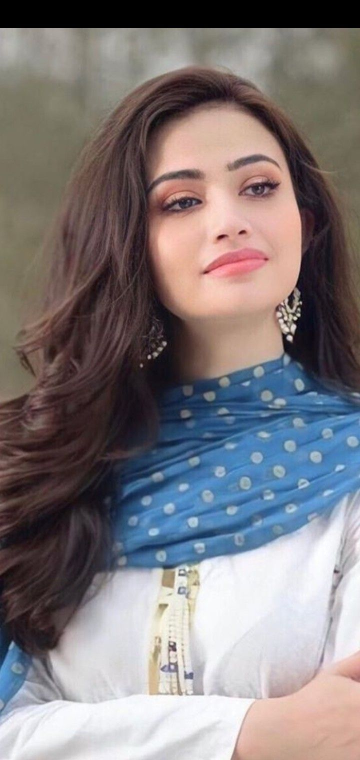
#> input picture Images/Sana Javaid.jpg, 720 x 1520 px, found by its file name (shown at 1/2 size)
$ jupyter execute '37_Analyze an Image using Histogram.ipynb'
#> lines starting #> are read from the running program, lines starting #| are printed output that depends on the picture
**37_Analyze an Image using Histogram**

**Image Histogram**
- It is a plot with pixel values (ranging from 0 to 255, not always) in X-axis and corresponding number of pixels in the image on Y-axis.

[cell 1]
import cv2
import matplotlib.pyplot as plt
import numpy as np

[cell 2]
blank_w = np.ones((500,500,3),np.uint8)*255
blank_b = np.zeros((500,500,3),np.uint8)*255

[cell 3]
# hist_w = cv2.calcHist([blank_w],[0],None,[256],[0,256])
# plt.plot(hist_w)
# plt.show()
hist_b = cv2.calcHist([blank_b],[0],None,[256],[0,256])
plt.plot(hist_b)
plt.show()
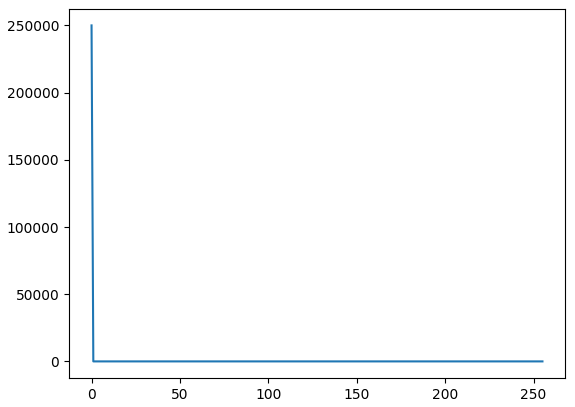
#> figure drawn by matplotlib, 1 panel; curve peaks at x = 0, y = 250000


# cv2.imshow("Blank White", blank_w)
cv2.imshow("Blank Black", blank_b)
cv2.waitKey(0)
cv2.destroyAllWindows()

[cell 4]
plt.figure(figsize=(10,10))

img = cv2.imread(r"C:\Users\hp\Documents\jupyter\OpenCV by WsCube Tech\Images\Sana Javaid.jpg")
#> img is the input picture: shape (1520, 720, 3); mean B, G, R 123.9, 121.5, 127.9
img = cv2.resize(img, (500,500))
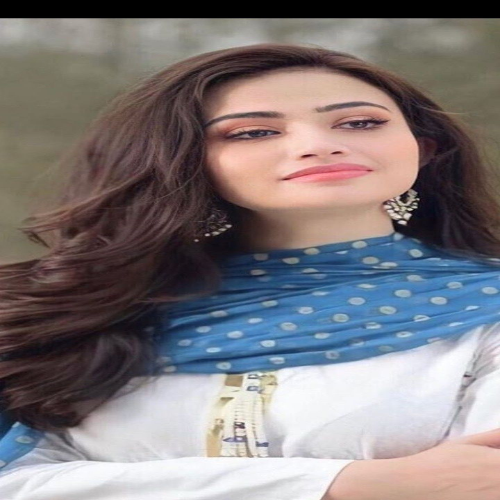
#> img: shape (500, 500, 3); mean B, G, R 123.9, 121.4, 127.9

hist = cv2.calcHist([img],[0],None,[256],[0,256])
#> hist = 256 values, max 8459 at index 0, min 0 at index 6, mean 976.6

new = cv2.cvtColor(img, cv2.COLOR_BGR2GRAY)
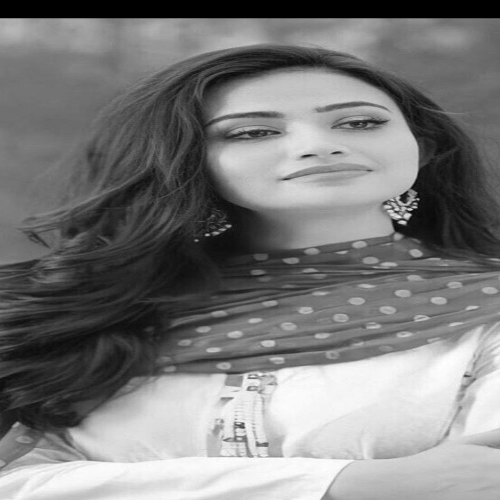
#> new: shape (500, 500); min 0, max 255, mean 123.6
hist1 = cv2.calcHist([new],[0],None,[256],[0,256])
#> hist1 = 256 values, max 8729 at index 0, min 0 at index 5, mean 976.6

plt.subplot(2,1,1)
plt.plot(hist)

plt.subplot(2,1,2)
plt.plot(hist1)

plt.show()
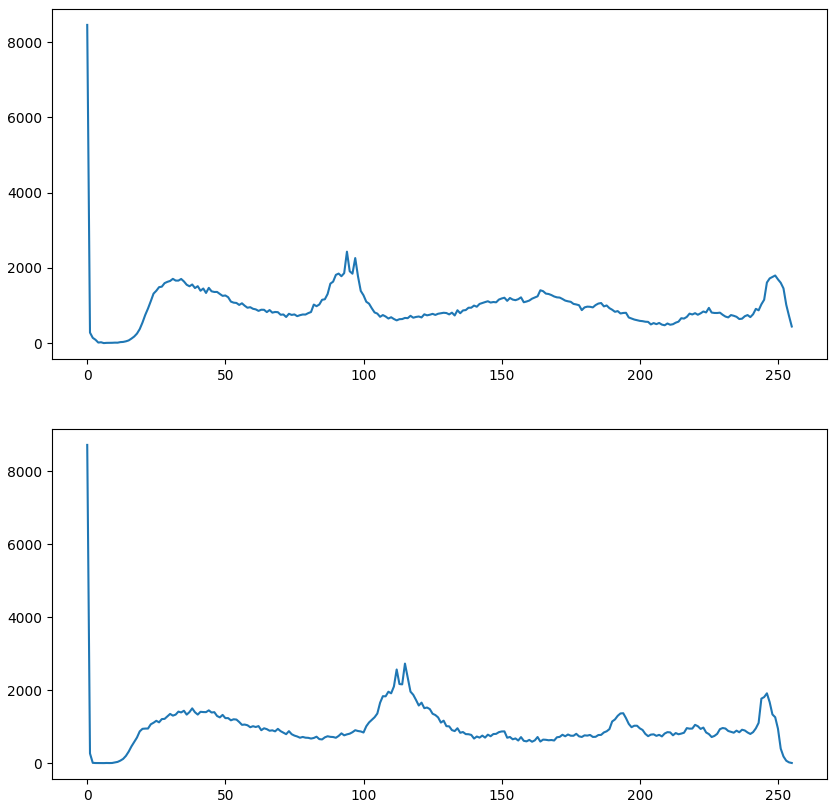
#> figure drawn by matplotlib, 2 panels; panel 1: curve peaks at x = 0, y = 8459; panel 2: curve peaks at x = 0, y = 8729

cv2.imshow("Image", img)
cv2.imshow("New", new)
cv2.waitKey(0)
cv2.destroyAllWindows()

[cell 5]
img = cv2.imread(r"C:\Users\hp\Documents\jupyter\OpenCV by WsCube Tech\Images\Sana Javaid.jpg")
img = cv2.resize(img, (500,500))

gray = cv2.cvtColor(img, cv2.COLOR_BGR2GRAY)
b,g,r = cv2.split(img)
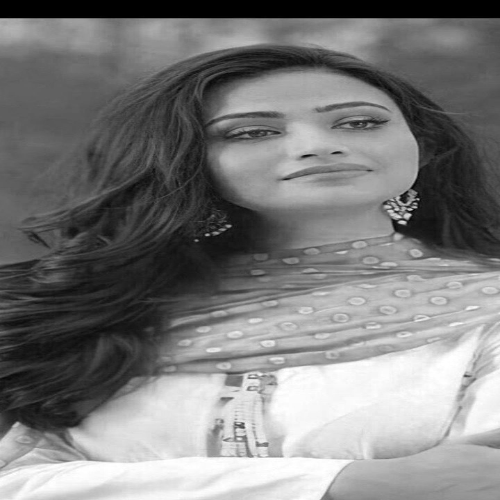
#> b: shape (500, 500); min 0, max 255, mean 123.9
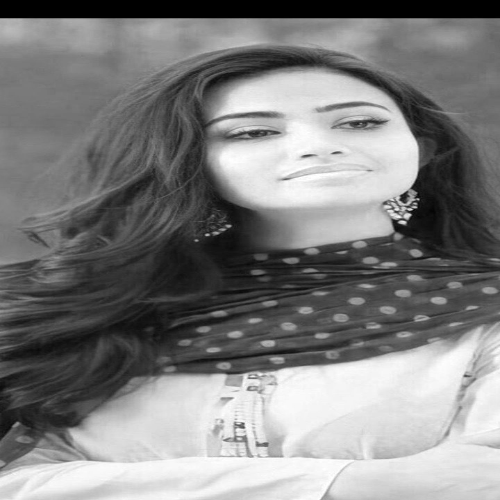
#> r: shape (500, 500); min 0, max 255, mean 127.9

hist = cv2.calcHist([b],[0],None,[256],[0,256])
hist_gr = cv2.calcHist([gray],[0],None,[256],[0,256])
#> hist_gr has the same summary as hist1
hist_b = cv2.calcHist([b],[0],None,[256],[0,256])
#> hist_b has the same summary as hist
hist_g = cv2.calcHist([g],[0],None,[256],[0,256])
#> hist_g = 256 values, max 8773 at index 0, min 2 at index 3, mean 976.6
hist_r = cv2.calcHist([r],[0],None,[256],[0,256])
#> hist_r = 256 values, max 8773 at index 0, min 2 at index 4, mean 976.6

# [31 lines of commented-out code are left out]
plt.hist(b.ravel(),255,(0,255),color="blue")
plt.hist(g.ravel(),255,(0,255),color="green")
plt.hist(r.ravel(),255,(0,255),color="red")

plt.title("Combined Histogram")

plt.show()
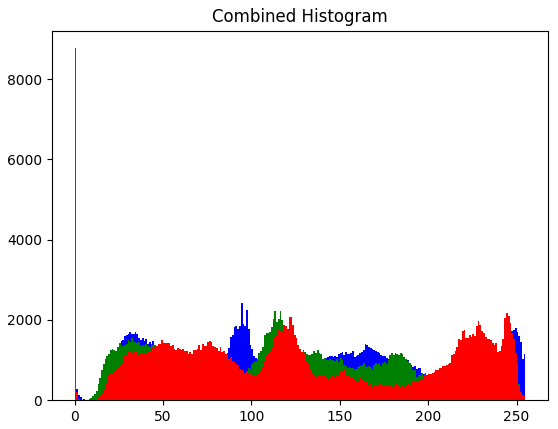
#> figure drawn by matplotlib, 1 panel; tallest bar 8459 high, from x = 0 to 1; tallest bar 8773 high, from x = 0 to 1; tallest bar 8773 high, from x = 0 to 1

# Show original and channel images
cv2.imshow("Original Image", img)
cv2.imshow("Gray Image", gray)
cv2.imshow("Blue Image", b)
cv2.imshow("Green Image", g)
cv2.imshow("Red Image", r)
cv2.waitKey(0)
cv2.destroyAllWindows()

$ run again, with Images/Sana.jpg copied over Images/Sana Javaid.jpg
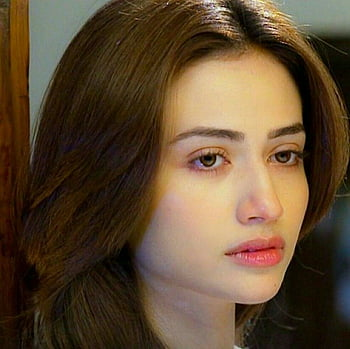
#> input picture Images/Sana.jpg, 350 x 349 px, found by its file name
#> img is the input picture: shape (349, 350, 3); mean B, G, R 51.1, 74.5, 95.4
#> img: shape (500, 500, 3)
#> hist = 256 values, max 13744 at index 0, min 0 at index 220, mean 976.6
#> hist1 = 256 values, max 4203 at index 23, min 0 at index 236, mean 976.6
#> `b,g,r = cv2.split(img)`:
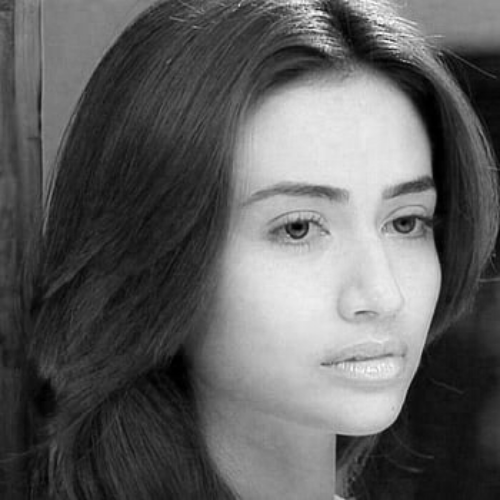
#> r: shape (500, 500); min 0, max 253, mean 95.3
#> hist_gr has the same summary as hist1
#> hist_b has the same summary as hist
#> hist_g = 256 values, max 4288 at index 22, min 0 at index 238, mean 976.6
#> hist_r = 256 values, max 3284 at index 39, min 0 at index 254, mean 976.6
#> `plt.show()`:
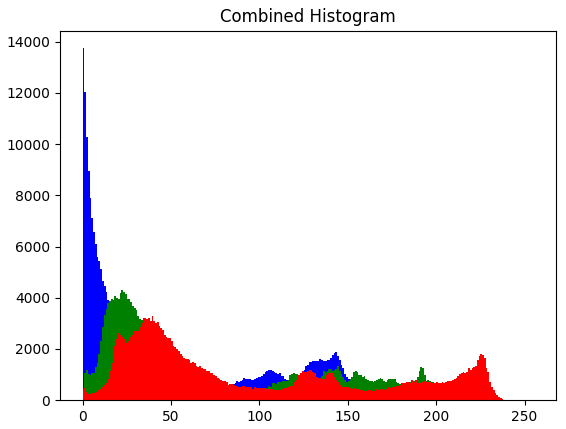
#> figure drawn by matplotlib, 1 panel; tallest bar 13744 high, from x = 0 to 1; tallest bar 4288 high, from x = 22 to 23; tallest bar 3284 high, from x = 39 to 40

$ run again, with Images/bird.jpg copied over Images/Sana Javaid.jpg
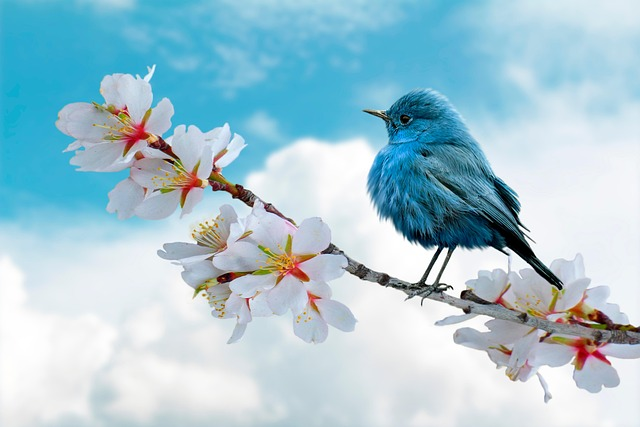
#> input picture Images/bird.jpg, 640 x 427 px, found by its file name
#> img is the input picture: shape (427, 640, 3); mean B, G, R 211.7, 199.2, 165.5
#> img: shape (500, 500, 3)
#> hist = 256 values, max 6736 at index 246, min 71 at index 7, mean 976.6
#> hist1 = 256 values, max 5424 at index 244, min 33 at index 6, mean 976.6
#> hist_gr has the same summary as hist1
#> hist_b has the same summary as hist
#> hist_g = 256 values, max 5739 at index 239, min 51 at index 14, mean 976.6
#> hist_r = 256 values, max 4367 at index 239, min 167 at index 27, mean 976.6
#> `plt.show()`:
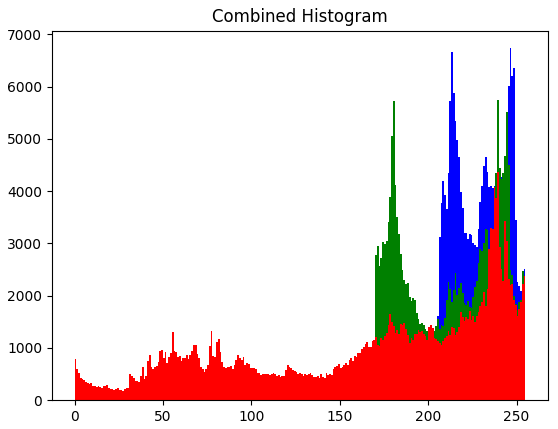
#> figure drawn by matplotlib, 1 panel; tallest bar 6736 high, from x = 246 to 247; tallest bar 5739 high, from x = 239 to 240; tallest bar 4367 high, from x = 239 to 240
